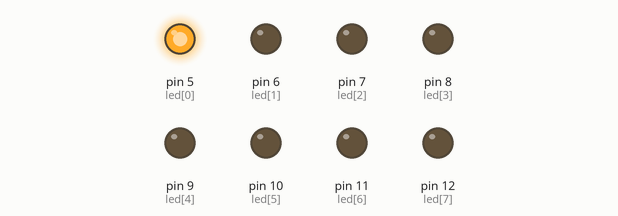
Recording of a sketch running on a simulated Arduino Uno, built with avr-gcc and run on an emulated ATmega328P. Shown: output pins drawn as LEDs (lit = HIGH).

Above: at 0.37 s.
At 3.07 s:
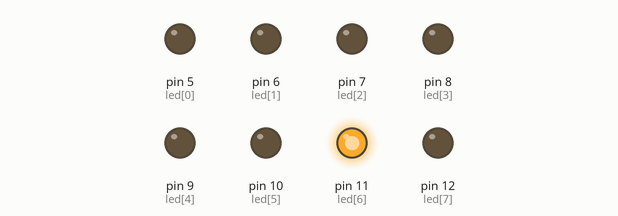
At 5.9 s:
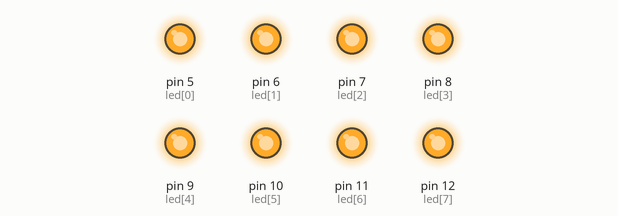
At 7.1 s:
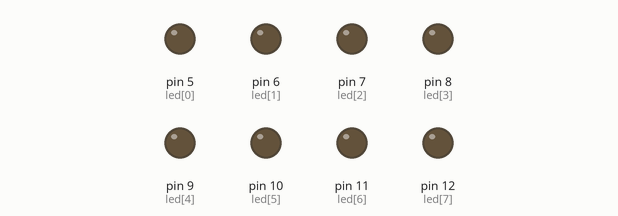
At 11.97 s:
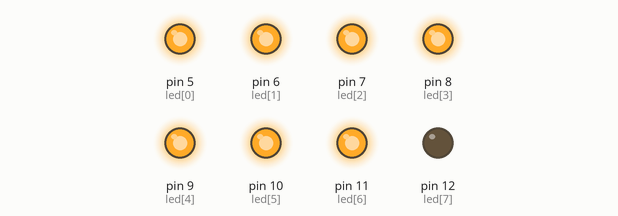
At 16.77 s:
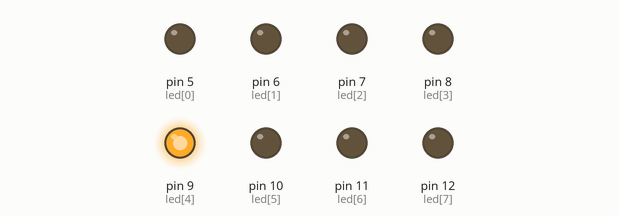
Timing chart, 0 to 17.1 s (numbered marks = the images above):
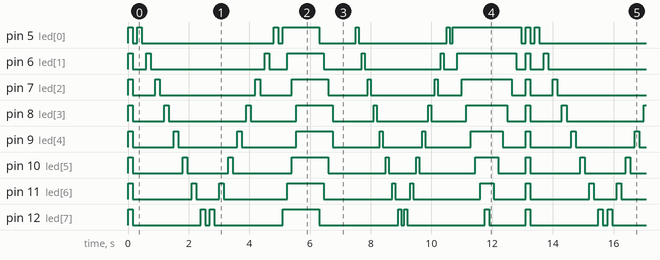

The sketch:

tch_mar19a_copy_20230319204956_copy_2023_copy_20230323044107.ino
```cpp
const int led[8]={5,6,7,8,9,10,11,12};


void setup() {
  for (int i=0;i<8;i++){
    pinMode (led[i],OUTPUT);
  }
pinMode(3,INPUT);
pinMode(4,INPUT);
}

void loop() {
  //flashing
  for (int i=0 ;i<8;i++){
    digitalWrite(led[i],HIGH);
  }
   delay(150);
   for (int i=0 ;i<8;i++){
    digitalWrite(led[i],LOW);
  }
    delay(150);
    //shifting
   for (int i=0 ;i<8;i++){
    digitalWrite(led[i],HIGH);
    delay(150);
    digitalWrite(led[i],LOW);
    delay(150);
   }
   for (int i=0 ;i<8;i++){
    digitalWrite(led[7-i],HIGH);
    delay(150);
    digitalWrite(led[7-i],LOW);
    delay(150);
   }

    //coverging
    for (int i=0 ;i<8;i++){
    digitalWrite(led[i],HIGH);
    digitalWrite(led[7-i],HIGH);
    delay(150);
    }
    // diverging
     for (int i=0 ;i<8;i++){
     digitalWrite(led[i],LOW);
    digitalWrite(led[7-i],LOW);
    delay(150);
    }
    //ping pong
    for (int i=0 ;i<8;i++){
    digitalWrite(led[i],HIGH);
    delay(100);
    digitalWrite(led[i],LOW);
    delay(100);
   }
   for (int i=0 ;i<8;i++){
    digitalWrite(led[7-i],HIGH);
    delay(100);
    digitalWrite(led[7-i],LOW);
    delay(100);
   }
    //snake
    for (int i=0 ;i<8;i++){
    digitalWrite(led[i],HIGH);
    delay(150);
   }
    for (int i=0 ;i<8;i++){
    digitalWrite(led[7-i],LOW);
    delay(150);
    }


}
```

Measured:
- by itself, pin 8 (led[3]): repeats every 13.1 s: LOW 1.1 s, HIGH 0.15 s, LOW 2.6 s, HIGH 0.15 s, LOW 1.5 s, HIGH 1.2 s, LOW 1.4 s, HIGH 0.10 s, LOW 1.7 s, HIGH 0.10 s, LOW 1.2 s, HIGH 1.4 s, LOW 0.60 s, HIGH 0.15 s
- by itself, pin 9 (led[4]): repeats every 13.1 s: LOW 1.4 s, HIGH 0.15 s, LOW 2.0 s, HIGH 0.15 s, LOW 1.8 s, HIGH 1.2 s, LOW 1.6 s, HIGH 0.10 s, LOW 1.3 s, HIGH 0.10 s, LOW 1.5 s, HIGH 1.1 s, LOW 0.75 s, HIGH 0.15 s
- by itself, everything shown: repeats every 13.1 s, in 90 steps
